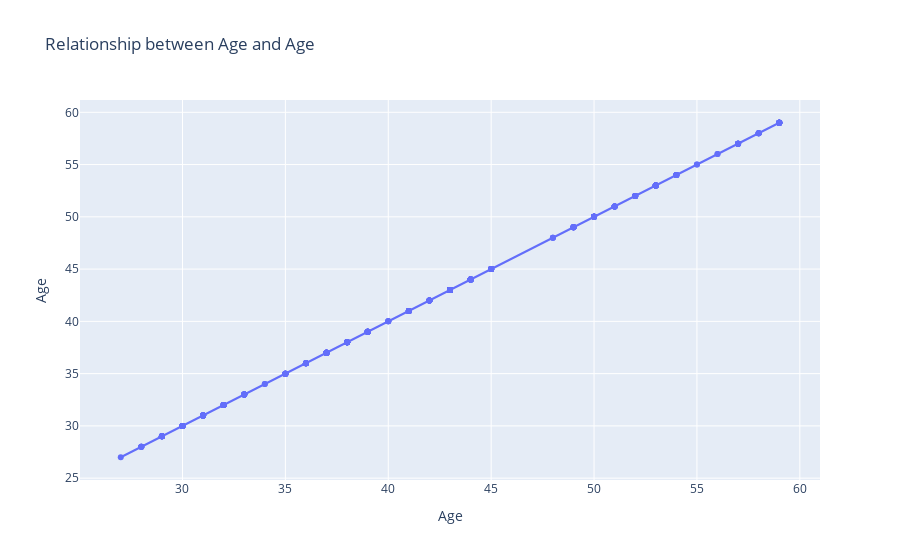
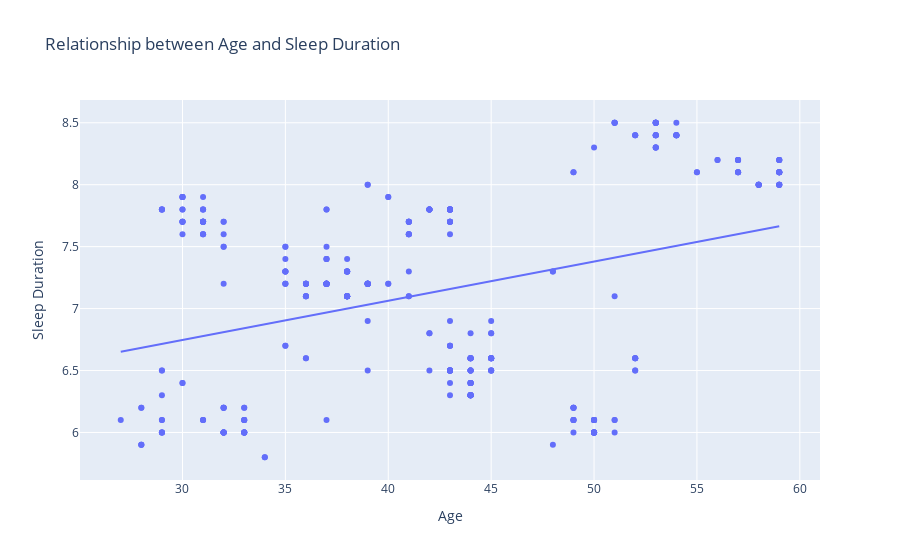
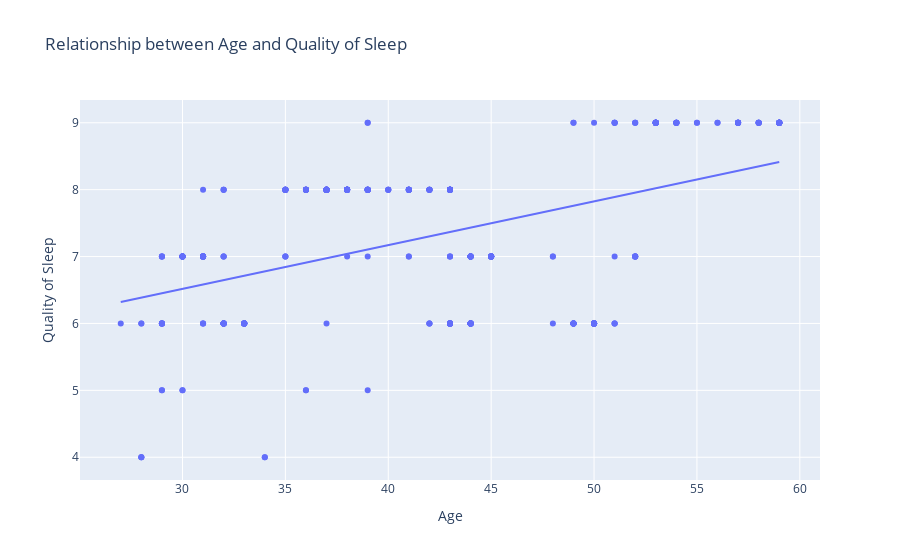
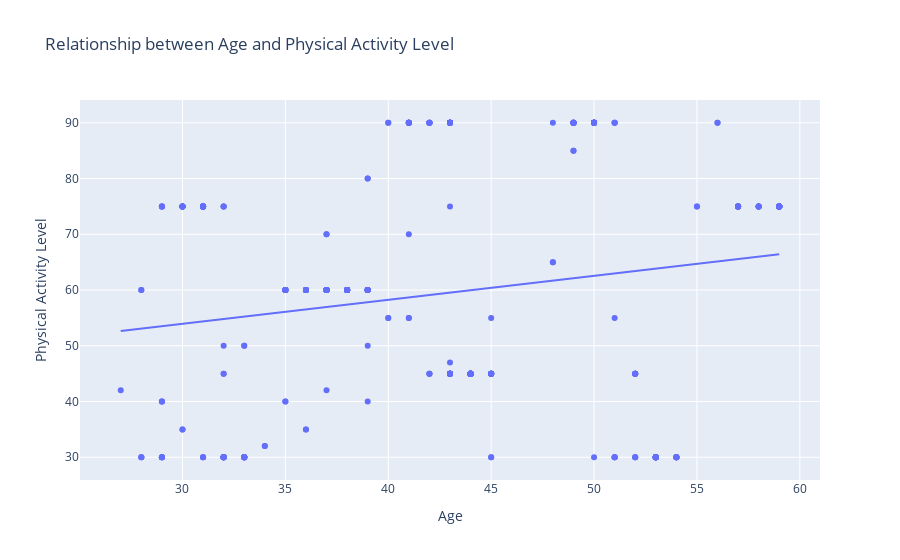

Write notebook code for charts like these, in order.
### Code cell
# Loop through each column in the DataFrame
for coluna in df.columns:
    # Try to create a scatter plot if the column is numeric
    try:
        graph = px.scatter(df, x='Age', y=coluna, title=f'Relationship between Age and {coluna}', trendline="ols")
        graph.show()
    except (ValueError, TypeError):  # Handle non-numeric columns
        pass

### Figure 1 — Plotly figure (JSON) as saved in the notebook; plotly's stock layout.template omitted (floating-point values rounded to 4 significant figures; data arrays with more than 128 entries replaced by an {"elided": "..."} marker saying what was removed)
{"data": [{"hovertemplate": "Age=%{y}<extra></extra>", "legendgroup": "", "marker": {"color": "#636efa", "symbol": "circle"}, "mode": "markers", "name": "", "orientation": "v", "showlegend": false, "type": "scatter", "x": {"elided": "374 int values"}, "xaxis": "x", "y": {"elided": "374 int values"}, "yaxis": "y"}, {"hovertemplate": "<b>OLS trendline</b><br>Age = 1 * Age + -9.05942e-14<br>R<sup>2</sup>=1.000000<br><br>Age=%{y} <b>(trend)</b><extra></extra>", "legendgroup": "", "marker": {"color": "#636efa", "symbol": "circle"}, "mode": "lines", "name": "", "showlegend": false, "type": "scatter", "x": {"elided": "374 int values"}, "xaxis": "x", "y": {"elided": "374 float values"}, "yaxis": "y"}], "layout": {"legend": {"tracegroupgap": 0}, "title": {"text": "Relationship between Age and Age"}, "xaxis": {"anchor": "y", "domain": [0, 1], "title": {"text": "Age"}}, "yaxis": {"anchor": "x", "domain": [0, 1], "title": {"text": "Age"}}}}

### Figure 2 — Plotly figure (JSON) as saved in the notebook; plotly's stock layout.template omitted (floating-point values rounded to 4 significant figures; data arrays with more than 128 entries replaced by an {"elided": "..."} marker saying what was removed)
{"data": [{"hovertemplate": "Age=%{x}<br>Sleep Duration=%{y}<extra></extra>", "legendgroup": "", "marker": {"color": "#636efa", "symbol": "circle"}, "mode": "markers", "name": "", "orientation": "v", "showlegend": false, "type": "scatter", "x": {"elided": "374 int values"}, "xaxis": "x", "y": {"elided": "374 float values"}, "yaxis": "y"}, {"hovertemplate": "<b>OLS trendline</b><br>Sleep Duration = 0.031623 * Age + 5.79809<br>R<sup>2</sup>=0.118825<br><br>Age=%{x}<br>Sleep Duration=%{y} <b>(trend)</b><extra></extra>", "legendgroup": "", "marker": {"color": "#636efa", "symbol": "circle"}, "mode": "lines", "name": "", "showlegend": false, "type": "scatter", "x": {"elided": "374 int values"}, "xaxis": "x", "y": {"elided": "374 float values"}, "yaxis": "y"}], "layout": {"legend": {"tracegroupgap": 0}, "title": {"text": "Relationship between Age and Sleep Duration"}, "xaxis": {"anchor": "y", "domain": [0, 1], "title": {"text": "Age"}}, "yaxis": {"anchor": "x", "domain": [0, 1], "title": {"text": "Sleep Duration"}}}}

### Figure 3 — Plotly figure (JSON) as saved in the notebook; plotly's stock layout.template omitted (floating-point values rounded to 4 significant figures; data arrays with more than 128 entries replaced by an {"elided": "..."} marker saying what was removed)
{"data": [{"hovertemplate": "Age=%{x}<br>Quality of Sleep=%{y}<extra></extra>", "legendgroup": "", "marker": {"color": "#636efa", "symbol": "circle"}, "mode": "markers", "name": "", "orientation": "v", "showlegend": false, "type": "scatter", "x": {"elided": "374 int values"}, "xaxis": "x", "y": {"elided": "374 int values"}, "yaxis": "y"}, {"hovertemplate": "<b>OLS trendline</b><br>Quality of Sleep = 0.0653787 * Age + 4.55487<br>R<sup>2</sup>=0.224424<br><br>Age=%{x}<br>Quality of Sleep=%{y} <b>(trend)</b><extra></extra>", "legendgroup": "", "marker": {"color": "#636efa", "symbol": "circle"}, "mode": "lines", "name": "", "showlegend": false, "type": "scatter", "x": {"elided": "374 int values"}, "xaxis": "x", "y": {"elided": "374 float values"}, "yaxis": "y"}], "layout": {"legend": {"tracegroupgap": 0}, "title": {"text": "Relationship between Age and Quality of Sleep"}, "xaxis": {"anchor": "y", "domain": [0, 1], "title": {"text": "Age"}}, "yaxis": {"anchor": "x", "domain": [0, 1], "title": {"text": "Quality of Sleep"}}}}

### Figure 4 — Plotly figure (JSON) as saved in the notebook; plotly's stock layout.template omitted (floating-point values rounded to 4 significant figures; data arrays with more than 128 entries replaced by an {"elided": "..."} marker saying what was removed)
{"data": [{"hovertemplate": "Age=%{x}<br>Physical Activity Level=%{y}<extra></extra>", "legendgroup": "", "marker": {"color": "#636efa", "symbol": "circle"}, "mode": "markers", "name": "", "orientation": "v", "showlegend": false, "type": "scatter", "x": {"elided": "374 int values"}, "xaxis": "x", "y": {"elided": "374 int values"}, "yaxis": "y"}, {"hovertemplate": "<b>OLS trendline</b><br>Physical Activity Level = 0.429898 * Age + 41.0361<br>R<sup>2</sup>=0.032038<br><br>Age=%{x}<br>Physical Activity Level=%{y} <b>(trend)</b><extra></extra>", "legendgroup": "", "marker": {"color": "#636efa", "symbol": "circle"}, "mode": "lines", "name": "", "showlegend": false, "type": "scatter", "x": {"elided": "374 int values"}, "xaxis": "x", "y": {"elided": "374 float values"}, "yaxis": "y"}], "layout": {"legend": {"tracegroupgap": 0}, "title": {"text": "Relationship between Age and Physical Activity Level"}, "xaxis": {"anchor": "y", "domain": [0, 1], "title": {"text": "Age"}}, "yaxis": {"anchor": "x", "domain": [0, 1], "title": {"text": "Physical Activity Level"}}}}
